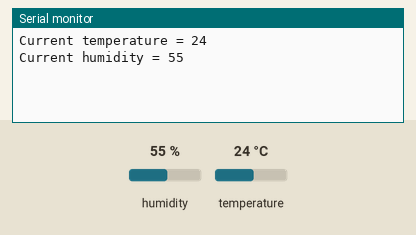
This sketch was run on a simulated Arduino Uno, built with avr-gcc and run on an emulated ATmega328P. On the bench: the last lines printed to the serial monitor. The test bench sets the inputs (shaded band); at power-on: humidity 55 %, temperature 24 °C.

Above: at 2.2 s.
2.3 s: humidity set to 22 %
At 3.8 s:
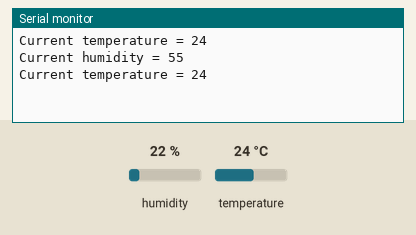
5.0 s: temperature set to 12 °C
At 5.9 s:
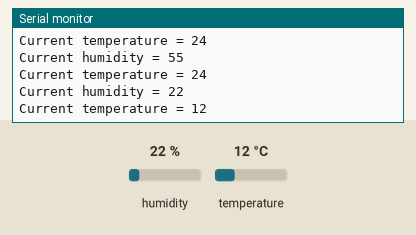
7.7 s: humidity set to 40 %
At 8.9 s:
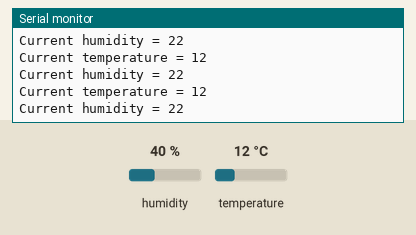
Timing chart, 0 to 10.7 s (numbered marks = the images above; inputs shaded):
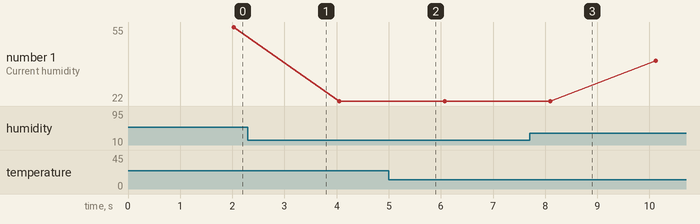

The sketch:

test_dht.ino
```cpp
#include <DHT.h>

#define DHT_TYPE    DHT11
#define DHT_PIN     0

DHT dht (DHT_PIN, DHT_TYPE);

unsigned char bTemperature = 0;
unsigned char bHumidity    = 0;

void initialize_dht11(void){
    /* Initializes sensor */
    dht.begin();
    delay(1000);
}

unsigned char readTemperature(void){
    /* Reads temperature */
    unsigned char temperature = dht.readTemperature();

    if(!isnan(temperature)){
        bTemperature = temperature;
        Serial.print("Current temperature = ");
        Serial.println(temperature);
        delay(1000);
        return temperature;
    }
    else{
        Serial.print("Current temperature = ");
        Serial.println(bTemperature);
        delay(1000);
        return bTemperature;
    }
}

unsigned char readHumidity(void){
    /* Reads humidity */
    unsigned char humidity = dht.readHumidity();

    if(!isnan(humidity)){
        Serial.print("Current humidity = ");
        Serial.println(humidity);
        delay(1000);
        bHumidity = humidity;

        return humidity;
    }
    else{
        Serial.print("Current humidity = ");
        Serial.println(bHumidity);
        delay(1000);
        return bHumidity;
    }
}

void setup(){
    Serial.begin(115200);
    initialize_dht11();
}

void loop(){
    readTemperature();
    readHumidity();
}
```

Measured:
- after the input at 5.0 s, the serial monitor: prints a new line after 0.07 s (image 2)
- plotted number 1: 55 → 22 after the input at 2.3 s, 22 → 40 after the input at 7.7 s
